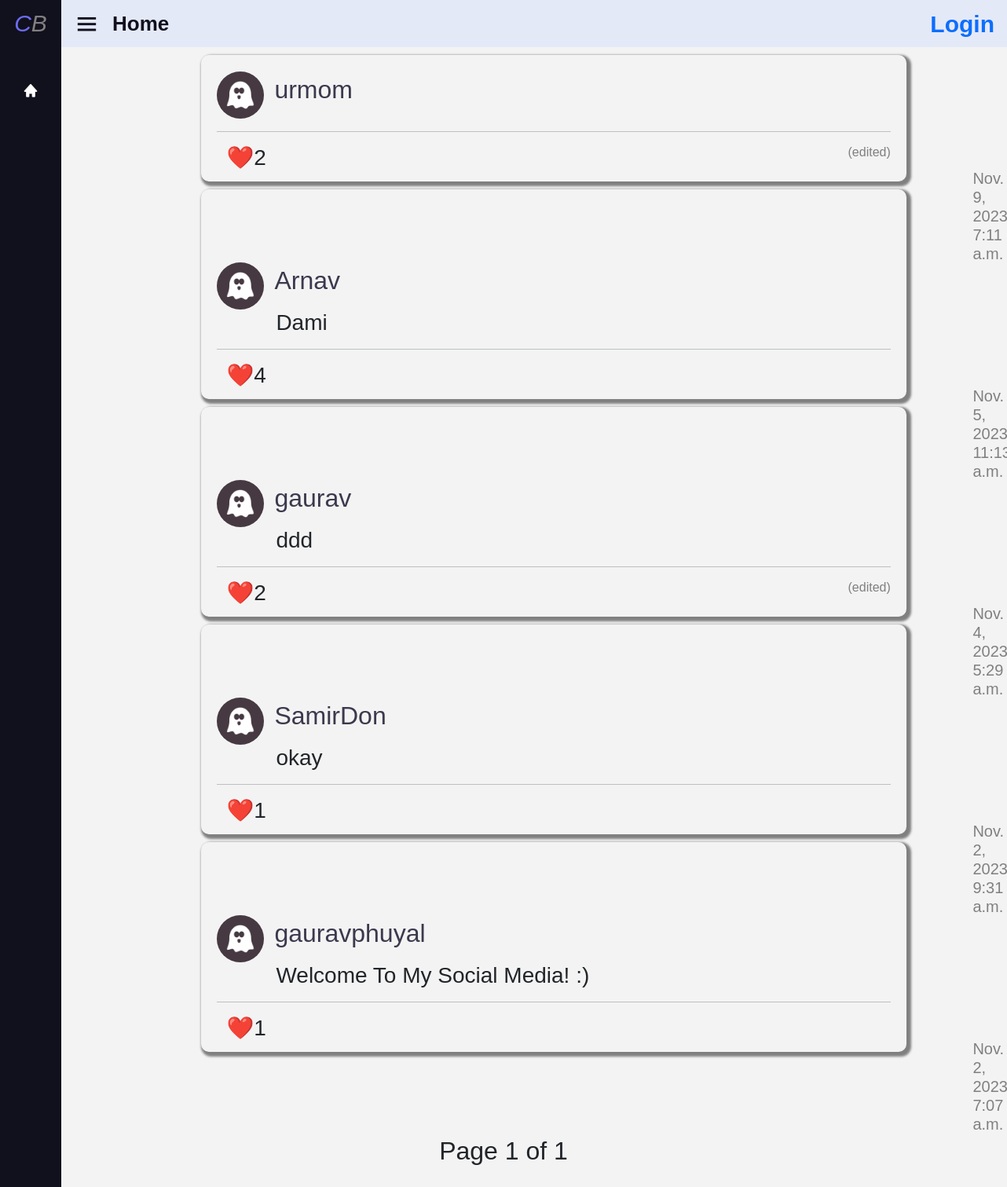
Before: / with the older database file.
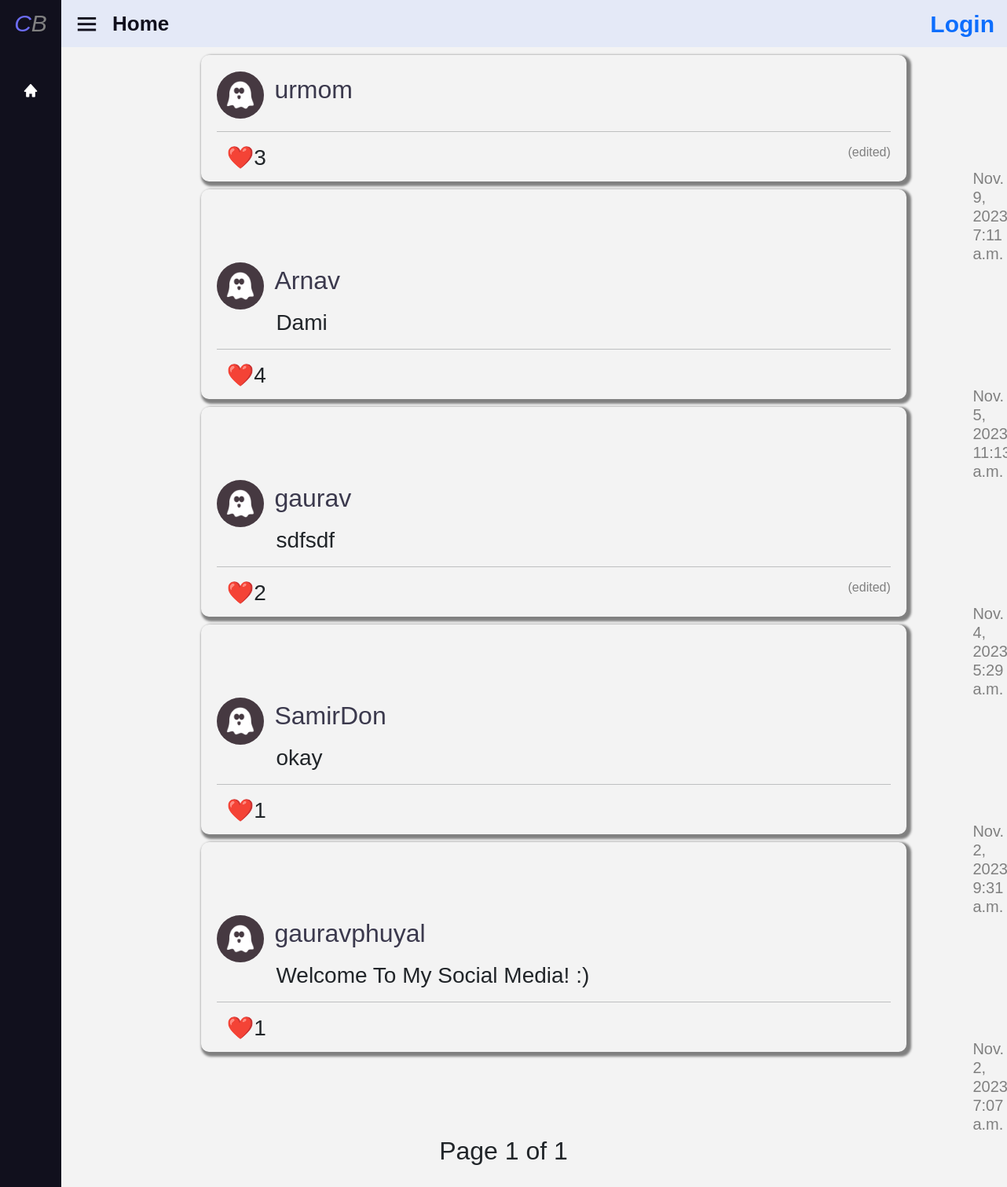
After: the same page with the newer database file.
### network/models.py (models this page shows, shortened)
class Post(models.Model):
    user = models.ForeignKey(User, on_delete=models.CASCADE)
    content = models.TextField()
    creation_date = models.DateTimeField(auto_now_add=True)
    likes = models.IntegerField(default=0)
    edited = models.BooleanField(default=False)
    likers = models.TextField(default="", null=True)

class User(AbstractUser):
    follower = models.TextField(default="", null=True)
    following = models.TextField(default="", null=True)
    pfp = models.ImageField(default=f"pfp/defaults/{random.randrange(1,10)}.png", upload_to="pfp/user")

### network/views.py (the view)
# urls.py: path("", views.index, name="index"),
def index(request):
    posts = Post.objects.all().order_by('-creation_date')
    paginator = Paginator(posts, MAX_POSTS)
    page = request.GET.get('page')
    posts_paginator = paginator.get_page(page)
    return render(request, "network/index.html",{
       "posts" : posts,
       "page" : posts_paginator,
       "pagename" : "Home"
    })

### network/templates/network/index.html (shortened to what this page needs)
{% extends "network/layout.html" %}
{% load static %}
{% block body %}
    {% include "network/post.html" %}
    <hr><br><br>
    <div class="pagination" style="display: inline;">
     <center>
     Page {{ page.number }} of {{page.paginator.num_pages}}
     </center>
     <br></div>
{% endblock %}

### network/templates/network/post.html (shortened to what this page needs)
{% if posts %}
    {% for post in page %}
        <div class="post">
            <a href="{% url "userpage" post.user.username %}"><span><img class="profile-pic" src="{{ post.user.pfp.url }}" alt="pfp" ></span>
            <span class="username">{{ post.user.username }}</span></a>
            <h3 id="post-content-{{post.id}}" style="margin-left: 75px">{{ post.content }}</h3>
            <hr>
            <ul class="likeul">
                <li style="margin-right: 20px">
                    <h3 id="likeButton{{ post.id }}" ><a onclick="likepost(`{{ post.id }}`)" >❤️ </a></h3>
                </li>
                <li>
                    <h3 id="likes{{ post.id }}">{{ post.likes }}</h3>
                </li>
                <li>
                    <h5 style="padding-left: 950px">{{ post.creation_date }}</h5>
                </li>
            </ul>
            <h6 style="color: gray;text-align: right; visibility: hidden;" id="editedtag{{ post.id }}">(edited)</h1>
        </div>
    {% endfor %}
        {% else %}
            <center><h1 style="color: red; font-weight: Bolder; font-size: 900%;padding: 70px 0;">No posts :(</h1></center>
    {% endif %}

Changed rows visible on the page:
changed Post "Nov. 9,": likes "2" → "3"
changed Post "Nov. 4,": content "ddd" → "sdfsdf"
